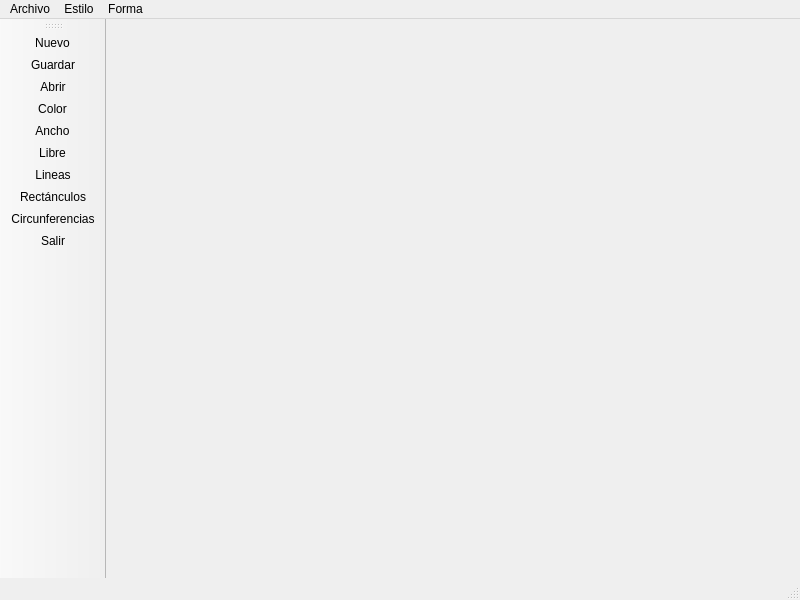
<?xml version="1.0" encoding="UTF-8"?>
<ui version="4.0">
 <class>Principal</class>
 <widget class="QMainWindow" name="Principal">
  <property name="geometry">
   <rect>
    <x>0</x>
    <y>0</y>
    <width>800</width>
    <height>600</height>
   </rect>
  </property>
  <property name="cursor">
   <cursorShape>CrossCursor</cursorShape>
  </property>
  <property name="windowTitle">
   <string>Principal</string>
  </property>
  <property name="windowIcon">
   <iconset resource="recursos.qrc">
    <normaloff>:/recursos/paleta.png</normaloff>:/recursos/paleta.png</iconset>
  </property>
  <widget class="QWidget" name="centralwidget"/>
  <widget class="QMenuBar" name="menubar">
   <property name="geometry">
    <rect>
     <x>0</x>
     <y>0</y>
     <width>800</width>
     <height>22</height>
    </rect>
   </property>
   <widget class="QMenu" name="menuArchivo">
    <property name="title">
     <string>Archivo</string>
    </property>
    <addaction name="actionNuevo"/>
    <addaction name="actionAbrir"/>
    <addaction name="actionGuardar"/>
    <addaction name="separator"/>
    <addaction name="actionSalir"/>
   </widget>
   <widget class="QMenu" name="menuEstilo">
    <property name="title">
     <string>Estilo</string>
    </property>
    <addaction name="actionColor"/>
    <addaction name="actionAncho"/>
   </widget>
   <widget class="QMenu" name="menuForma">
    <property name="title">
     <string>Forma</string>
    </property>
    <addaction name="actionLineas"/>
    <addaction name="actionLibre"/>
    <addaction name="actionRect_nculos"/>
    <addaction name="actionCircunferencias"/>
   </widget>
   <addaction name="menuArchivo"/>
   <addaction name="menuEstilo"/>
   <addaction name="menuForma"/>
  </widget>
  <widget class="QStatusBar" name="statusbar"/>
  <widget class="QToolBar" name="toolBar">
   <property name="windowTitle">
    <string>toolBar</string>
   </property>
   <attribute name="toolBarArea">
    <enum>LeftToolBarArea</enum>
   </attribute>
   <attribute name="toolBarBreak">
    <bool>false</bool>
   </attribute>
   <addaction name="actionNuevo"/>
   <addaction name="actionGuardar"/>
   <addaction name="actionAbrir"/>
   <addaction name="actionColor"/>
   <addaction name="actionAncho"/>
   <addaction name="actionLibre"/>
   <addaction name="actionLineas"/>
   <addaction name="actionRect_nculos"/>
   <addaction name="actionCircunferencias"/>
   <addaction name="actionSalir"/>
  </widget>
  <action name="actionNuevo">
   <property name="icon">
    <iconset resource="recursos.qrc">
     <normaloff>:/recursos/registro.png</normaloff>:/recursos/registro.png</iconset>
   </property>
   <property name="text">
    <string>Nuevo</string>
   </property>
   <property name="shortcut">
    <string>Ctrl+N</string>
   </property>
  </action>
  <action name="actionGuardar">
   <property name="icon">
    <iconset resource="recursos.qrc">
     <normaloff>:/recursos/salvar.png</normaloff>:/recursos/salvar.png</iconset>
   </property>
   <property name="text">
    <string>Guardar</string>
   </property>
   <property name="shortcut">
    <string>Ctrl+S</string>
   </property>
  </action>
  <action name="actionSalir">
   <property name="icon">
    <iconset resource="recursos.qrc">
     <normaloff>:/recursos/puerta-de-salida.png</normaloff>:/recursos/puerta-de-salida.png</iconset>
   </property>
   <property name="text">
    <string>Salir</string>
   </property>
   <property name="shortcut">
    <string>Ctrl+Q</string>
   </property>
  </action>
  <action name="actionColor">
   <property name="icon">
    <iconset resource="recursos.qrc">
     <normaloff>:/recursos/rueda-de-color.png</normaloff>:/recursos/rueda-de-color.png</iconset>
   </property>
   <property name="text">
    <string>Color</string>
   </property>
   <property name="shortcut">
    <string>Ctrl+Shift+C</string>
   </property>
  </action>
  <action name="actionAncho">
   <property name="icon">
    <iconset resource="recursos.qrc">
     <normaloff>:/recursos/ancho-del-texto.png</normaloff>:/recursos/ancho-del-texto.png</iconset>
   </property>
   <property name="text">
    <string>Ancho</string>
   </property>
   <property name="shortcut">
    <string>Ctrl+Shift+A</string>
   </property>
  </action>
  <action name="actionLineas">
   <property name="checkable">
    <bool>true</bool>
   </property>
   <property name="icon">
    <iconset resource="recursos.qrc">
     <normaloff>:/recursos/menu.png</normaloff>:/recursos/menu.png</iconset>
   </property>
   <property name="text">
    <string>Lineas</string>
   </property>
   <property name="iconVisibleInMenu">
    <bool>false</bool>
   </property>
  </action>
  <action name="actionLibre">
   <property name="checkable">
    <bool>true</bool>
   </property>
   <property name="checked">
    <bool>false</bool>
   </property>
   <property name="enabled">
    <bool>true</bool>
   </property>
   <property name="icon">
    <iconset resource="recursos.qrc">
     <normaloff>:/recursos/libro-de-arte.png</normaloff>:/recursos/libro-de-arte.png</iconset>
   </property>
   <property name="text">
    <string>Libre</string>
   </property>
   <property name="iconVisibleInMenu">
    <bool>false</bool>
   </property>
  </action>
  <action name="actionRect_nculos">
   <property name="checkable">
    <bool>true</bool>
   </property>
   <property name="icon">
    <iconset resource="recursos.qrc">
     <normaloff>:/recursos/rectangulo.png</normaloff>:/recursos/rectangulo.png</iconset>
   </property>
   <property name="text">
    <string>Rectánculos</string>
   </property>
   <property name="iconVisibleInMenu">
    <bool>false</bool>
   </property>
  </action>
  <action name="actionCircunferencias">
   <property name="checkable">
    <bool>true</bool>
   </property>
   <property name="icon">
    <iconset resource="recursos.qrc">
     <normaloff>:/recursos/circulo.png</normaloff>:/recursos/circulo.png</iconset>
   </property>
   <property name="text">
    <string>Circunferencias</string>
   </property>
   <property name="iconVisibleInMenu">
    <bool>false</bool>
   </property>
  </action>
  <action name="actionAbrir">
   <property name="icon">
    <iconset resource="recursos.qrc">
     <normaloff>:/recursos/abrir-documento.png</normaloff>:/recursos/abrir-documento.png</iconset>
   </property>
   <property name="text">
    <string>Abrir</string>
   </property>
  </action>
 </widget>
 <resources>
  <include location="recursos.qrc"/>
 </resources>
 <connections/>
</ui>
